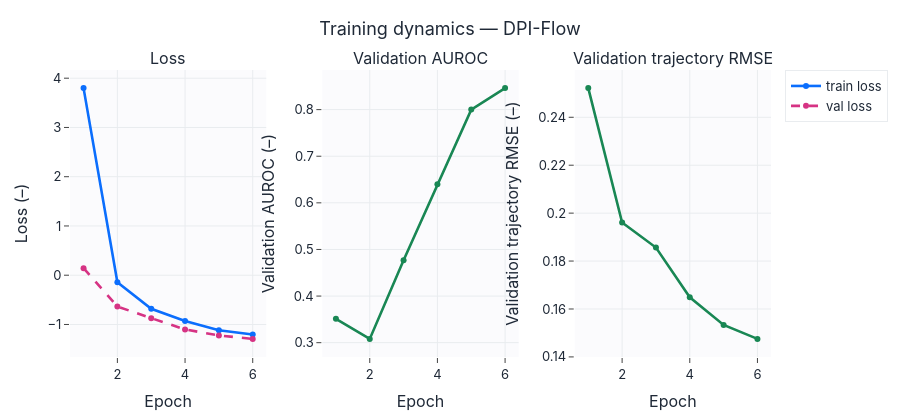

The notebook cell saved with this chart:
### Markdown cell above
## Кривые обучения с метриками

### Code cell
training_dashboard(history, title="Training dynamics — DPI-Flow", model_color="#0b6efd",
                   save=SAVE_FIGS, fig_id="2_2_training_dashboard").show()

### Figure 1 — Plotly figure (JSON) as saved in the notebook; plotly's stock layout.template omitted (floating-point values rounded to 4 significant figures)
{"data": [{"line": {"color": "#0b6efd", "width": 2.6}, "mode": "lines+markers", "name": "train loss", "type": "scatter", "x": [1, 2, 3, 4, 5, 6], "xaxis": "x", "y": [3.799, -0.1413, -0.681, -0.9313, -1.117, -1.202], "yaxis": "y"}, {"line": {"color": "#d63384", "dash": "dash", "width": 2.6}, "mode": "lines+markers", "name": "val loss", "type": "scatter", "x": [1, 2, 3, 4, 5, 6], "xaxis": "x", "y": [0.1425, -0.6355, -0.8715, -1.102, -1.223, -1.293], "yaxis": "y"}, {"line": {"color": "#198754", "width": 2.6}, "mode": "lines+markers", "name": "Validation AUROC", "showlegend": false, "type": "scatter", "x": [1, 2, 3, 4, 5, 6], "xaxis": "x2", "y": [0.3513, 0.3081, 0.4769, 0.6397, 0.8, 0.8462], "yaxis": "y2"}, {"line": {"color": "#198754", "width": 2.6}, "mode": "lines+markers", "name": "Validation trajectory RMSE", "showlegend": false, "type": "scatter", "x": [1, 2, 3, 4, 5, 6], "xaxis": "x3", "y": [0.2522, 0.1961, 0.1856, 0.1649, 0.1533, 0.1475], "yaxis": "y3"}], "layout": {"annotations": [{"font": {"size": 16}, "showarrow": false, "text": "Loss", "x": 0.14, "xanchor": "center", "xref": "paper", "y": 1.0, "yanchor": "bottom", "yref": "paper"}, {"font": {"size": 16}, "showarrow": false, "text": "Validation AUROC", "x": 0.5, "xanchor": "center", "xref": "paper", "y": 1.0, "yanchor": "bottom", "yref": "paper"}, {"font": {"size": 16}, "showarrow": false, "text": "Validation trajectory RMSE", "x": 0.86, "xanchor": "center", "xref": "paper", "y": 1.0, "yanchor": "bottom", "yref": "paper"}], "height": 420, "title": {"text": "Training dynamics — DPI-Flow"}, "xaxis": {"anchor": "y", "domain": [0.0, 0.28], "title": {"text": "Epoch"}}, "xaxis2": {"anchor": "y2", "domain": [0.36, 0.64], "title": {"text": "Epoch"}}, "xaxis3": {"anchor": "y3", "domain": [0.72, 1.0], "title": {"text": "Epoch"}}, "yaxis": {"anchor": "x", "domain": [0.0, 1.0], "title": {"text": "Loss (–)"}}, "yaxis2": {"anchor": "x2", "domain": [0.0, 1.0], "title": {"text": "Validation AUROC (–)"}}, "yaxis3": {"anchor": "x3", "domain": [0.0, 1.0], "title": {"text": "Validation trajectory RMSE (–)"}}}}
